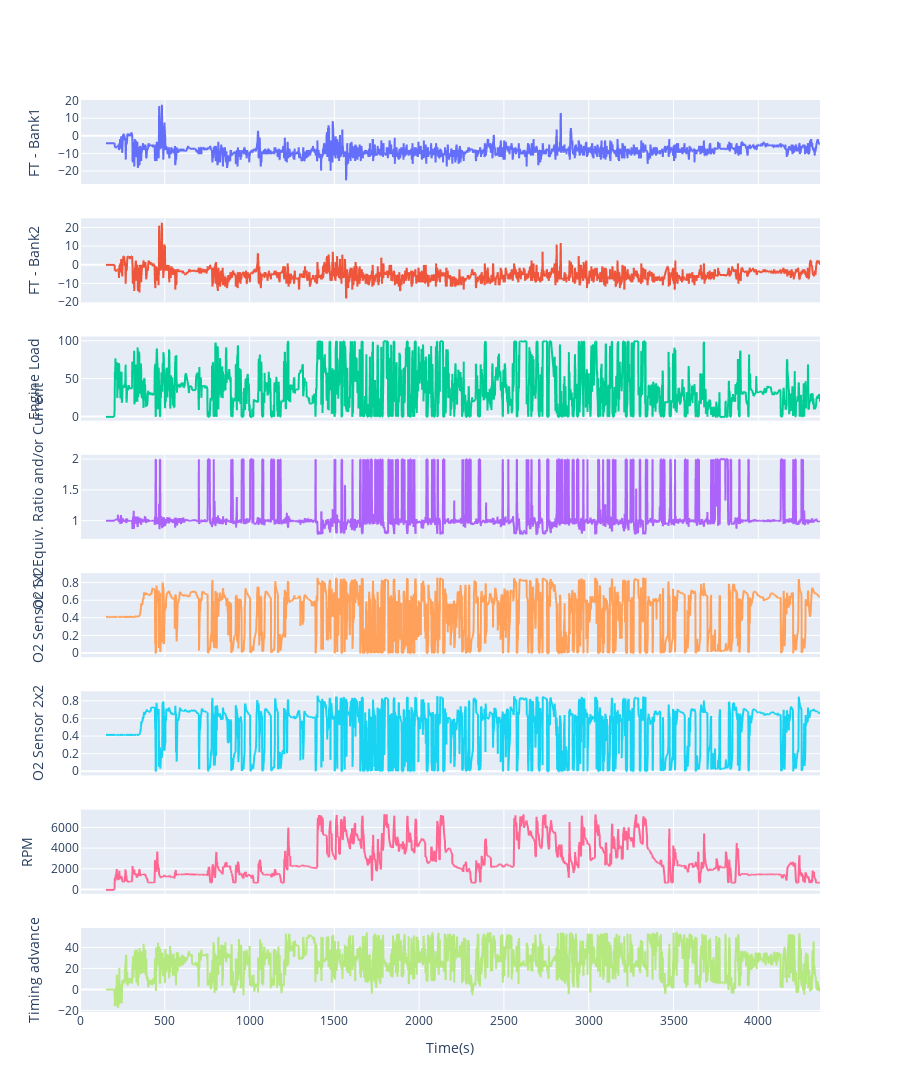

Source (notebook cell):
### Code cell
# Fuel Trim 80kmh

#file = r"Tempomat80.csv"
file = r"VollastAutobahn.csv"
#file = r"Göppingen.csv"

df = pd.read_csv(file, sep=',')

df['FT - Bank1'] = df['STFT - Bank1'] + df['LTFT - Bank1']
df['FT - Bank2'] = df['STFT - Bank2'] + df['LTFT - Bank2']

data = [ #'session', \
         #'time', \
         #'GPS Longitude', \
         #'GPS Latitude', \
         #'GPS Bearing', \
         #'Absolute throttle position B', \
         #'Throttle position', \
         #'Fuel Rail Pressure', \
         #'MAF(air flow)', \
         #'Catalyst Temp - Bank 1  Sensor 1', \
         #'Catalyst Temp - Bank 2  Sensor 1', \
         #'STFT - Bank1', \
         #'LTFT - Bank1', \
         'FT - Bank1', \
         #'STFT - Bank2', \
         #'LTFT - Bank2', \
         'FT - Bank2', \
         #'Air Fuel Ratio (alt)', \
         #'Air Fuel Ratio', \
         #'Coolant', \
         'Engine Load', \
         #'Absolute load value', \
         'O2 S1 Equiv. Ratio and/or Current', \
         'O2 Sensor 1x2', \
         'O2 Sensor 2x2', \
         #'Relative throttle position', \
         'RPM', \
         'Timing advance', \
         #'GPS Speed' \
         ]

plotList(data, df)

### Figure 1 — Plotly figure (JSON) as saved in the notebook; plotly's stock layout.template omitted (floating-point values rounded to 4 significant figures; data arrays with more than 128 entries replaced by an {"elided": "..."} marker saying what was removed)
{"data": [{"type": "scattergl", "x": {"elided": "3885 float values"}, "xaxis": "x", "y": {"elided": "3885 float values"}, "yaxis": "y"}, {"type": "scattergl", "x": {"elided": "3885 float values"}, "xaxis": "x2", "y": {"elided": "3885 float values"}, "yaxis": "y2"}, {"type": "scattergl", "x": {"elided": "3885 float values"}, "xaxis": "x3", "y": {"elided": "3885 float values"}, "yaxis": "y3"}, {"type": "scattergl", "x": {"elided": "3885 float values"}, "xaxis": "x4", "y": {"elided": "3885 float values"}, "yaxis": "y4"}, {"type": "scattergl", "x": {"elided": "3885 float values"}, "xaxis": "x5", "y": {"elided": "3885 float values"}, "yaxis": "y5"}, {"type": "scattergl", "x": {"elided": "3885 float values"}, "xaxis": "x6", "y": {"elided": "3885 float values"}, "yaxis": "y6"}, {"type": "scattergl", "x": {"elided": "3885 float values"}, "xaxis": "x7", "y": {"elided": "3885 int values"}, "yaxis": "y7"}, {"type": "scattergl", "x": {"elided": "3885 float values"}, "xaxis": "x8", "y": {"elided": "3885 float values"}, "yaxis": "y8"}], "layout": {"height": 1200, "showlegend": false, "xaxis": {"anchor": "y", "domain": [0, 1], "matches": "x8", "showticklabels": false}, "xaxis2": {"anchor": "y2", "domain": [0, 1], "matches": "x8", "showticklabels": false}, "xaxis3": {"anchor": "y3", "domain": [0, 1], "matches": "x8", "showticklabels": false}, "xaxis4": {"anchor": "y4", "domain": [0, 1], "matches": "x8", "showticklabels": false}, "xaxis5": {"anchor": "y5", "domain": [0, 1], "matches": "x8", "showticklabels": false}, "xaxis6": {"anchor": "y6", "domain": [0, 1], "matches": "x8", "showticklabels": false}, "xaxis7": {"anchor": "y7", "domain": [0, 1], "matches": "x8", "showticklabels": false}, "xaxis8": {"anchor": "y8", "domain": [0, 1], "title": {"text": "Time(s)"}}, "yaxis": {"anchor": "x", "domain": [0.9078, 1.0], "title": {"text": "FT - Bank1"}}, "yaxis2": {"anchor": "x2", "domain": [0.7781, 0.8703], "title": {"text": "FT - Bank2"}}, "yaxis3": {"anchor": "x3", "domain": [0.6484, 0.7406], "title": {"text": "Engine Load"}}, "yaxis4": {"anchor": "x4", "domain": [0.5188, 0.6109], "title": {"text": "O2 S1 Equiv. Ratio and/or Current"}}, "yaxis5": {"anchor": "x5", "domain": [0.3891, 0.4813], "title": {"text": "O2 Sensor 1x2"}}, "yaxis6": {"anchor": "x6", "domain": [0.2594, 0.3516], "title": {"text": "O2 Sensor 2x2"}}, "yaxis7": {"anchor": "x7", "domain": [0.1297, 0.2219], "title": {"text": "RPM"}}, "yaxis8": {"anchor": "x8", "domain": [0, 0.09219], "title": {"text": "Timing advance"}}}}
